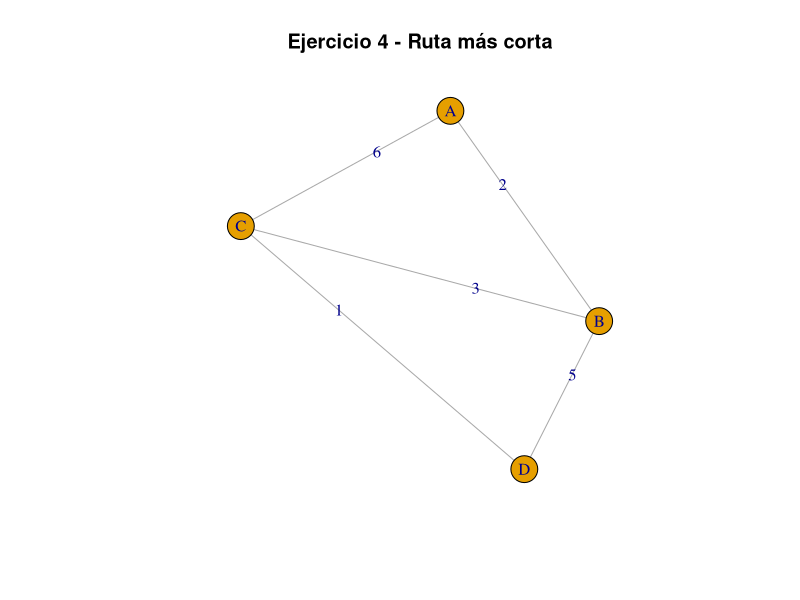

Reproduce this figure in R.
library(igraph)

# Datos del grafo
edges4 <- data.frame(
  from = c("A","A","B","B","C"),
  to = c("B","C","C","D","D"),
  weight = c(2,6,3,5,1)
)

# Crear grafo no dirigido
g4 <- graph_from_data_frame(edges4, directed = FALSE)

# Graficar
plot(g4, edge.label = E(g4)$weight, main = "Ejercicio 4 - Ruta más corta")

# Calcular ruta más corta
sp4 <- shortest_paths(g4, from = "A", to = "D", weights = E(g4)$weight)

# Mostrar ruta más corta en consola
cat("Ruta más corta desde A hasta D:\n")
print(sp4$vpath)

# Calcular y mostrar distancia total mínima
dist4 <- distances(g4, v = "A", to = "D", weights = E(g4)$weight)
cat("\nDistancia total mínima:\n")
print(dist4)
